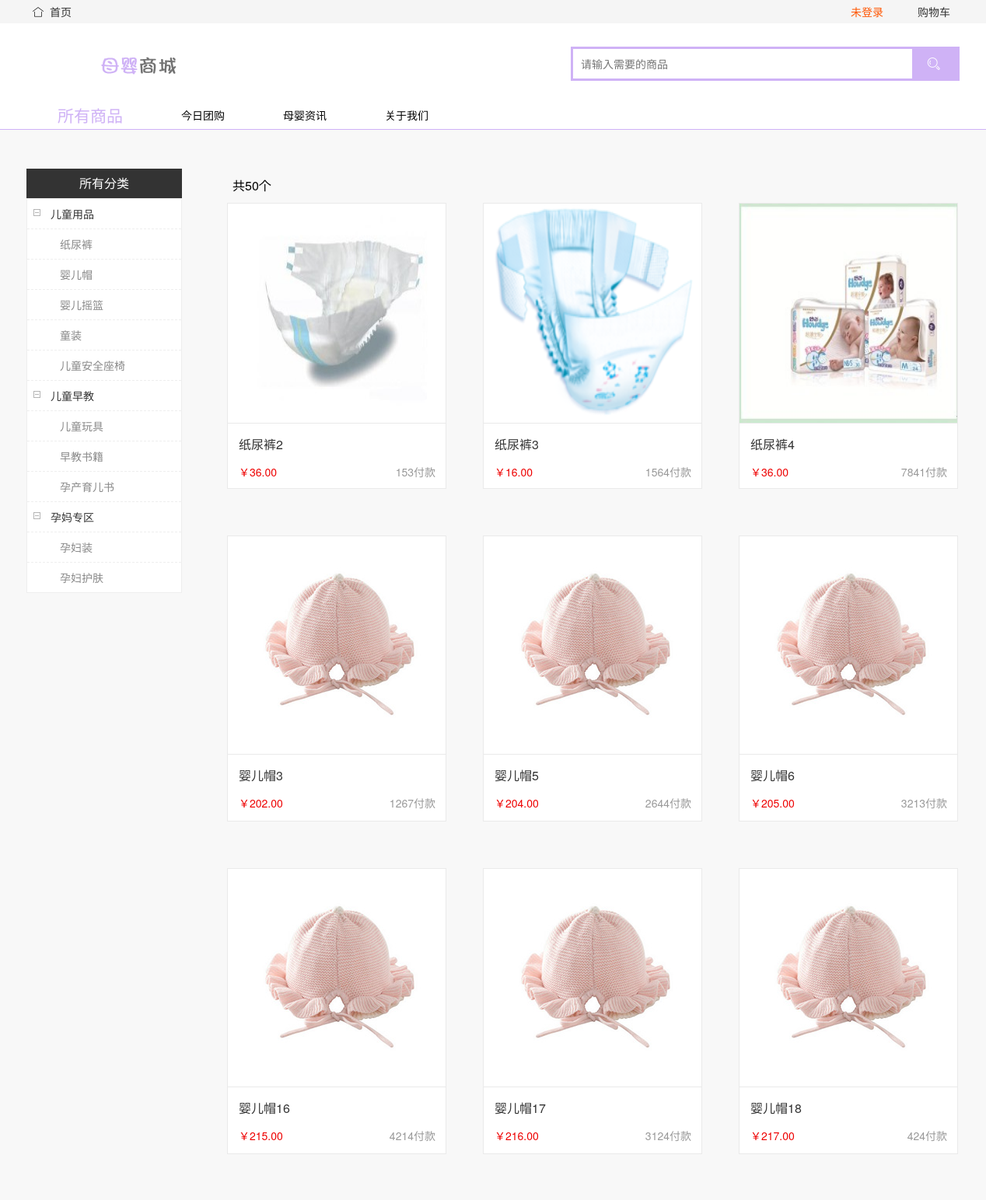
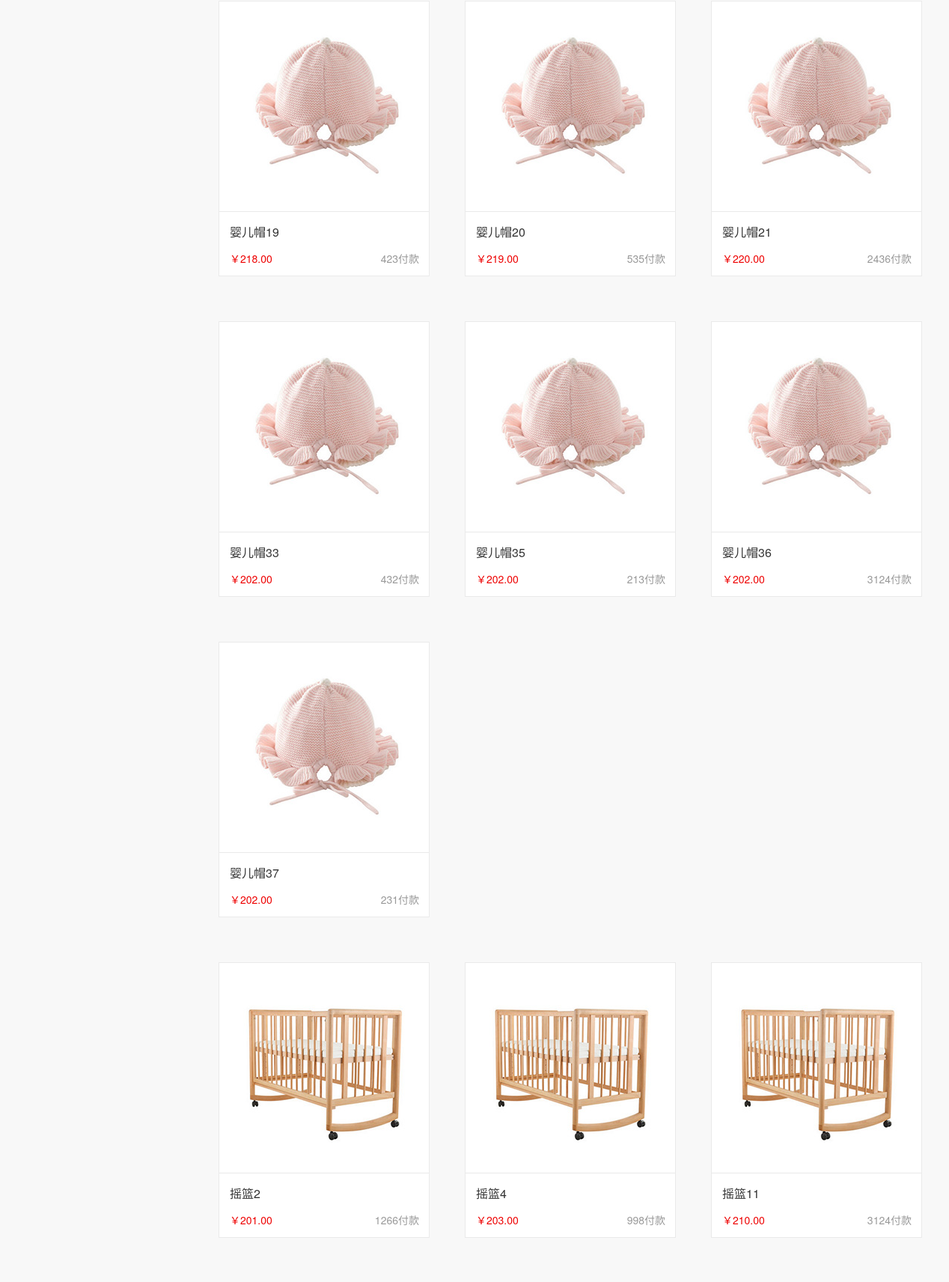
Screenshot of /php/index-tourist.php (upper part) with the database file from the repository (2 pictures, top to bottom).
### tables this page shows
CREATE TABLE `tb_product` (
  `id` int(10) NOT NULL AUTO_INCREMENT,
  `title` varchar(255) DEFAULT NULL,
  `price` varchar(255) DEFAULT NULL,
  `nub` varchar(255) DEFAULT NULL,
  `picture` longblob,
  `category` varchar(255) DEFAULT NULL,
  `priced` varchar(255) DEFAULT NULL,
  PRIMARY KEY (`id`)
);

### php/index-tourist.php (the view, shortened to what this page needs)
<!DOCTYPE html>
<html lang="en">
	<head>
		<link rel="stylesheet" type="text/css" href="../res/static/css/main.css">
		<link rel="stylesheet" type="text/css" href="../res/layui/css/layui.css">
	</head>
	<body>
		<div class="site-nav-bg">
			<div class="site-nav w1200">
				<p class="sn-back-home">
					<i class="layui-icon layui-icon-home"></i>
					<a href="index.php">
						首页
					</a>
				</p>
				<div class="sn-quick-menu">
					<div class="login">
						<div class="login">
							<a href="login.php">
								未登录
							</a>
						</div>
					</div>
					<div class="sp-cart">
						<a href="#">
							购物车
						</a>
					</div>
				</div>
			</div>
		</div>
		<div class="header">
			<div class="headerLayout w1200">
				<div class="headerCon">
					<h1 class="mallLogo">
					<a href="src.php" title="母婴商城" >
						<img src="../res/static/img/logo.png">
					</a></h1>
					<div class="mallSearch">
						<form action="ChirdPage/search-tourist.php" class="layui-form" method="post">
							<input type="text" name="title" required  lay-verify="required" autocomplete="off" class="layui-input" placeholder="请输入需要的商品">
							<button class="layui-btn" type="submit" name="submit">
							<i class="layui-icon layui-icon-search"></i>
							</button>
						</form>
					</div>
				</div>
			</div>
		</div>
		<div class="content content-nav-base commodity-content">
			<div class="main-nav">
				<div class="inner-cont0">
					<div class="inner-cont1 w1200">
						<div class="inner-cont2">
							<a href="index-tourist.php" class="active">
								<h2>所有商品</h2>
							</a>
							<a href="buytoday-tourist.php">
								今日团购
							</a>
							<a href="information-tourist.php">
								母婴资讯
							</a>
							<a href="about-tourist.php">
								关于我们
							</a>
						</div>
					</div>
				</div>
			</div>
			<div class="commod-cont-wrap">
				<div class="commod-cont w1200 layui-clear">
					<div class="left-nav">
						<div class="title">
							所有分类
						</div>
						<div class="list-box">
							<dl>
								<dt>
								儿童用品
								</dt>
								<dd>
									<a href="javascript:;">
										纸尿裤
									</a>
								</dd>
								<dd>
									<a href="javascript:;">
										婴儿帽
									</a>
								</dd>
								<dd>
									<a href="javascript:;">
										婴儿摇篮
									</a>
								</dd>
								<dd>
									<a href="javascript:;">
										童装
									</a>
								</dd>
								<dd>
									<a href="javascript:;">
										儿童安全座椅
									</a>
								</dd>
							</dl>
							<dl>
								<dt>
								儿童早教
								</dt>
								<dd>
									<a href="javascript:;">
										儿童玩具
									</a>
								</dd>
								<dd>
									<a href="javascript:;">
										早教书籍
									</a>
								</dd>
								<dd>
									<a href="javascript:;">
										孕产育儿书
									</a>
								</dd>
							</dl>
							<dl>
								<dt>
								孕妈专区
								</dt>
								<dd>
									<a href="javascript:;">
										孕妇装
									</a>
								</dd>
								<dd>
									<a href="javascript:;">
										孕妇护肤
									</a>
								</dd>
							</dl>
						</div>
					</div>
					<div class="right-cont-wrap">
						<div class="right-cont">
							<?php
							require ('Handler/conn.php');
							$sql = "select id from  tb_product";
							$result = mysqli_query($db, $sql);
							$RecordCount = mysqli_num_rows($result);
							?>
							<div class="prod-number">
								<span><?php echo '共' . $RecordCount . '个'; ?></span>
							</div>
							<div class="cont-list layui-clear" id="list-cont">
								<?php require('Handler/conn.php' );
									$sql="select id from  tb_product where category='A'";
									$result=mysqli_query($db, $sql);
									$RecordCount=mysqli_num_rows($result);
									$result=mysqli_query($db, "select * from tb_product where category='A'" );
									for ($i=0;
									$i < $RecordCount;
									$i++) {
									$row=mysqli_fetch_assoc($result);
									if($row) {
								?>
                                 <div class="item">
									<div class="img">
										<a href="javascript:;">
											<img id="img1" src="<?php echo $row['picture']; ?>">
										</a>
									</div>
									<div class="text">
										<a href="#">
											<p class="title">
												<?php echo $row['title']; ?>
											</p>
											<p class="price">
												<span class="pri"><?php echo $row['price']; ?></span>
												<span class="nub"><?php echo $row['nub']; ?>付款</span>
											</p>
										</a>
									</div>
								</div>
				<?php
				}
				}
								?>
								</div>
							<div class="cont-list layui-clear" id="list-cont">
								<?php require('Handler/conn.php' );
									$sql="select id from  tb_product where category='B'";
									$result=mysqli_query($db, $sql);
									$RecordCount=mysqli_num_rows($result);
									$result=mysqli_query($db, "select * from tb_product where category='B'" );
									for ($i=0;
									$i < $RecordCount;
									$i++) {
									$row=mysqli_fetch_assoc($result);
									if($row) {
								?>
                                 <div class="item">
									<div class="img">
										<a href="javascript:;">
											<img src="<?php echo $row['picture']; ?>">
										</a>
									</div>
									<div class="text">
										<a href="#">
											<p class="title">
												<?php echo $row['title']; ?>
											</p>
											<p class="price">
												<span class="pri"><?php echo $row['price']; ?></span>
												<span class="nub"><?php echo $row['nub']; ?>付款</span>
											</p>
										</a>
									</div>
								</div>
				<?php
				}
				}
								?>
								</div>
			<div class="cont-list layui-clear" id="list-cont">
								<?php require('Handler/conn.php' );
									$sql="select id from  tb_product where category='C'";
									$result=mysqli_query($db, $sql);
									$RecordCount=mysqli_num_rows($result);
									$result=mysqli_query($db, "select * from tb_product where category='C'" );
									for ($i=0;
									$i < $RecordCount;
									$i++) {
									$row=mysqli_fetch_assoc($result);
									if($row) {
								?>
                                 <div class="item">
									<div class="img">
										<a href="javascript:;">
											<img src="<?php echo $row['picture']; ?>">
										</a>
									</div>
									<div class="text">
										<a href="#">
											<p class="title">
												<?php echo $row['title']; ?>
											</p>
											<p class="price">
												<span class="pri"><?php echo $row['price']; ?></span>
												<span class="nub"><?php echo $row['nub']; ?>付款</span>
											</p>
										</a>
									</div>
								</div>
				<?php
				}
				}
								?>
								</div>
						</div>
					</div>
				</div>
			</div>
		</div>
	</body>
</html>

### res/static/css/main.css (style rules this page uses)
body { font-family: "Microsoft YaHei", "SimSun", '\5b8b\4f53', sans-serif; -moz-user-select:none; -webkit-user-select: none; -ms-user-select: none; }
.w1200 { width: 1200px; margin:0 auto; }
i { font-style: normal; }
.site-nav-bg { height: 30px; line-height: 30px; background-color: #f5f5f5; }
.site-nav { position: relative; }
.sn-back-home { float: left; }
.sn-back-home i { margin:0 4px 0 8px; font-size: 14px; }
.sn-quick-menu { position: absolute; right: 12px; }
.sn-quick-menu div { float: left; }
.sn-quick-menu div.login { margin-right: 22px; }
.sn-quick-menu div.login a { color: #ff5500; }
.header { height: 100px; line-height: 100px; }
.header .mallLogo { margin-left: 38px; float: left; }
.header .mallSearch { float: right; width: 500px; padding-top: 30px; position: relative; }
.header .mallSearch form { height: 38px; line-height: 38px; border-width: 1px 0 1px 1px; border: solid #cfb2f6; position: relative; }
.header .mallSearch input { height: 38px; line-height: 38px; width: 436px; float: left; border:none; position: relative; z-index: 2; background: none; }
.header .mallSearch button { width: 58px; height: 38px; line-height: 38px; float: left; background: #cfb2f6; border-radius:0 ; }
.content .inner-cont1 { height: 36px; line-height: 36px; }
.content .inner-cont2 { padding-left: 208px; }
.content .inner-cont2 a { display: inline-block; font-size: 14px; color:#010101; padding: 0 32px; line-height: 36px; float: left; }
.content .inner-cont2 a.active,.content .inner-cont2 a:hover { color: #cfb2f6; }
.content-nav-base .main-nav { border-bottom:1px solid #cfb1f7; }
.content-nav-base .main-nav .inner-cont2 { padding-left: 40px; }
.content-nav-base .main-nav .inner-cont2 a { padding:0; margin-right: 75px; }
.commodity-content .commod-cont-wrap { background: #f8f8f8; padding: 50px 0 90px 0; }
.commodity-content .commod-cont .left-nav { width: 200px; line-height: 38px; background: #fff; float: left; margin-right: 58px; }
.commodity-content .commod-cont .left-nav .list-box { border:1px solid #eeeeee; }
.commodity-content .commod-cont .left-nav .title { color: #fff; font-size: 16px; background: #333333; text-align: center; }
.commodity-content .commod-cont .left-nav .list-box dt,.commodity-content .commod-cont .left-nav .list-box dd { border-bottom:1px dashed #eeeeee; cursor: pointer; }
.commodity-content .commod-cont .left-nav .list-box dt { font-size: 14px; color: #333; padding-left: 30px; background: url(../img/off-icon.png) 8px -2px no-repeat; cursor: pointer; }
.commodity-content .commod-cont .left-nav .list-box dd a { padding-left: 42px; color: #888888; }
.commodity-content .commod-cont .left-nav .list-box dl:last-child dd:last-child { border-bottom: 0; }
.commodity-content .commod-cont .right-cont-wrap { float: left; width: 940px; }
.commodity-content .commod-cont .right-cont { width: 1000px; }
.commodity-content .commod-cont .right-cont .prod-number { line-height: 44px; font-size: 16px; padding-left: 7px; }
.commodity-content .commod-cont .right-cont .cont-list .item { float: left; width: 280px; height: 366px; border:1px solid #eaeaea; background: #fff; margin:0 47px 60px 0; }
.commodity-content .commod-cont .right-cont .cont-list .item .img { border-bottom: 1px solid #eaeaea }
.commodity-content .commod-cont .right-cont .cont-list .item .text { padding:14px 0 0 14px; }
.commodity-content .commod-cont .right-cont .cont-list .title { color: #333333; font-size: 16px; margin-bottom: 14px; }
.commodity-content .commod-cont .right-cont .cont-list .price { position: relative; }
.commodity-content .commod-cont .right-cont .cont-list .pri { color: #ee0000; }
.commodity-content .commod-cont .right-cont .cont-list .nub { position: absolute; right: 13px; color:#999999; }

### php/index-tourist.php (style rules this page uses)
img#img1 { width: 280px; height: 282px; }

### rows the page displays
tb_product: picture (picture), title "纸尿裤2", price "￥36.00", nub "153"
tb_product: picture (picture), title "纸尿裤3", price "￥16.00", nub "1564"
tb_product: picture (picture), title "纸尿裤4", price "￥36.00", nub "7841"
tb_product: picture (picture), title "婴儿帽3", price "￥202.00", nub "1267"
tb_product: picture (picture), title "婴儿帽5", price "￥204.00", nub "2644"
tb_product: picture (picture), title "婴儿帽6", price "￥205.00", nub "3213"
tb_product: picture (picture), title "婴儿帽16", price "￥215.00", nub "4214"
tb_product: picture (picture), title "婴儿帽17", price "￥216.00", nub "3124"
tb_product: picture (picture), title "婴儿帽18", price "￥217.00", nub "424"
tb_product: picture (picture), title "婴儿帽19", price "￥218.00", nub "423"
tb_product: picture (picture), title "婴儿帽20", price "￥219.00", nub "535"
tb_product: picture (picture), title "婴儿帽21", price "￥220.00", nub "2436"
tb_product: picture (picture), title "婴儿帽33", price "￥202.00", nub "432"
tb_product: picture (picture), title "婴儿帽35", price "￥202.00", nub "213"
tb_product: picture (picture), title "婴儿帽36", price "￥202.00", nub "3124"
tb_product: picture (picture), title "婴儿帽37", price "￥202.00", nub "231"
tb_product: picture (picture), title "摇篮2", price "￥201.00", nub "1266"
tb_product: picture (picture), title "摇篮4", price "￥203.00", nub "998"
tb_product: picture (picture), title "摇篮11", price "￥210.00", nub "3124"

### other values shown
$RecordCount "50"
